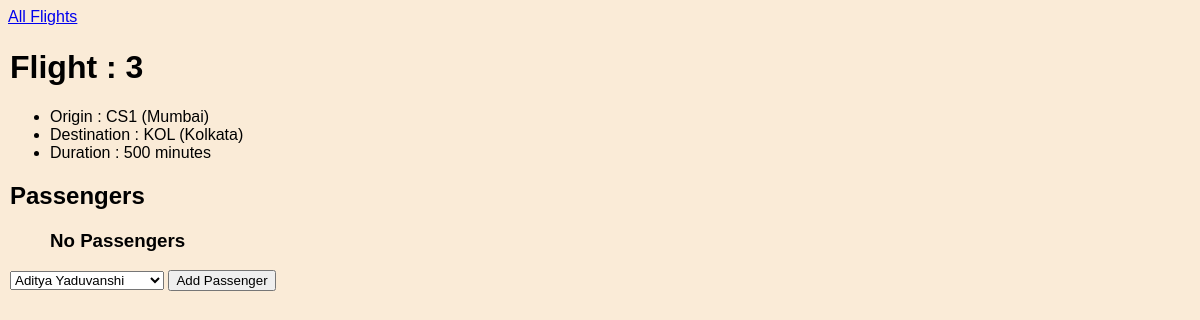
The page /flights/3 on the database its author committed.
### flights/models.py (models this page shows, shortened)
class Flight(models.Model):
    origin = models.ForeignKey("Airport", related_name=("departure"), on_delete=models.CASCADE)
    destination = models.ForeignKey("Airport", related_name=("arrival"),on_delete=models.CASCADE)
    duration = models.IntegerField()

class Airport(models.Model):
    code = models.CharField(max_length=3)
    city = models.CharField(max_length=64)
    def __str__(self):
        return f"{self.code} ({self.city})"

### flights/views.py (the view)
# urls.py: path('<int:flight_id>', views.flight, name='flight'),
def flight(request, flight_id):
    flight = Flight.objects.get(id=flight_id)
    passengers = flight.passengers.all()
    nonpassengers = Passenger.objects.exclude(flights=flight).all()
    return render(request, "flights/flight.html",{
        "flight" : flight,
        "passengers" : passengers,
        "nonpassengers" : nonpassengers
    })

### flights/models.py (called while the page is built)
    def __str__(self):
        return f"{self.first} {self.last}"

### flights/templates/flights/flight.html (shortened to what this page needs)
{% extends 'flights/layout.html' %}
{% block body %}
    <a href="{% url 'index' %}">All Flights</a>
    <div class="div-main">
        <div class="div-main-inside">
            <h1>Flight : {{ flight.id }}</h1>
            <ul>
                <li>Origin : {{ flight.origin }}</li>
                <li>Destination : {{ flight.destination }}</li>
                <li>Duration : {{ flight.duration }} minutes</li>
            </ul>
        </div>
        <div class="div-main-inside">
            <h2>Passengers</h2>
            <ol>
                {% for passenger in passengers %}
                    <li>{{ passenger }}</li>
                {% empty %}
                    <h3>No Passengers</h3>
                {% endfor %}
            </ol>
        </div>
        <form action="{% url 'book' flight.id %}" method="POST">
        <select name="passenger">
            {% for passenger in nonpassengers %}
                <option value="{{ passenger.id }}">{{ passenger }}</option>
            {% endfor %}
        </select>
        <input type="submit" value="Add Passenger">
        </form>
    </div>
{% endblock body %}

### flights/static/flights/style.css (style rules this page uses)
body { width: 100%; background-color: antiquewhite; font-family: Verdana, Geneva, Tahoma, sans-serif; color: black; font-size: 1rem; }
.div-main { width: 100%; padding: 2px; }
.div-main-inside { line-height: 2px solid grey; width: 100%; margin: auto; }

### rows shown on the page
Flight: id "3", origin "CS1 (Mumbai)", destination "KOL (Kolkata)", duration "500"

### other values the page prints
form field passenger "Aditya Yaduvanshi"
